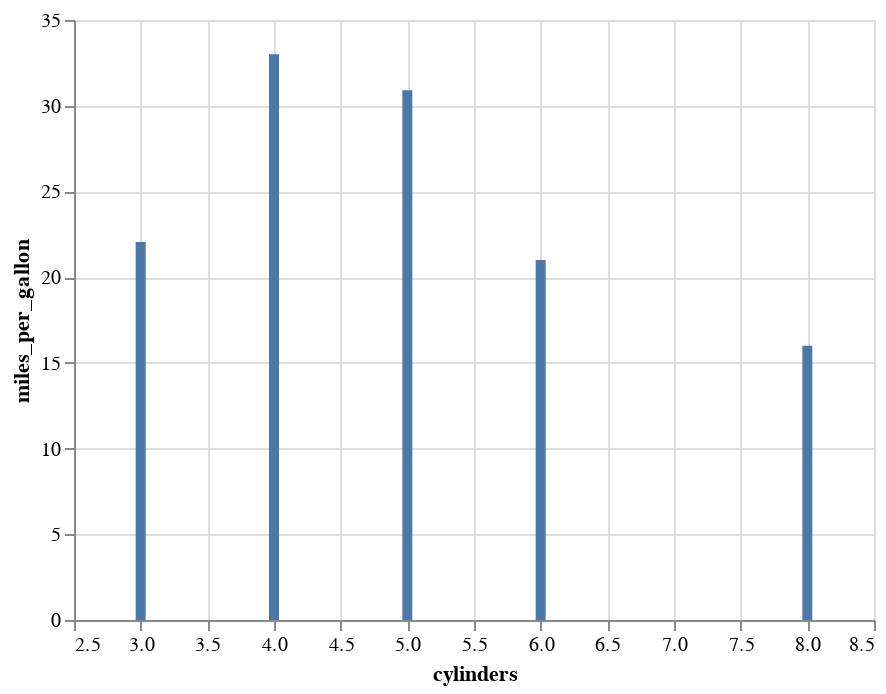

Here is the notebook cell this chart was saved with:
### Code cell
#cars_q1
see = temp.groupby('cylinders').miles_per_gallon.quantile(.75).reset_index()
c = alt.Chart(see).mark_bar().encode(
    x='cylinders',
    y='miles_per_gallon'
)
c

### Figure 1 — Vega-Lite specification as saved in the notebook (floating-point values rounded to 4 significant figures)
{"$schema": "https://vega.github.io/schema/vega-lite/v4.8.1.json", "config": {"view": {"continuousHeight": 300, "continuousWidth": 400}}, "data": {"name": "data-9e343534169c376414bcd5294c21a126"}, "datasets": {"data-9e343534169c376414bcd5294c21a126": [{"cylinders": 3, "miles_per_gallon": 22.05}, {"cylinders": 4, "miles_per_gallon": 33}, {"cylinders": 5, "miles_per_gallon": 30.9}, {"cylinders": 6, "miles_per_gallon": 21}, {"cylinders": 8, "miles_per_gallon": 16}]}, "encoding": {"x": {"field": "cylinders", "type": "quantitative"}, "y": {"field": "miles_per_gallon", "type": "quantitative"}}, "mark": "bar"}
